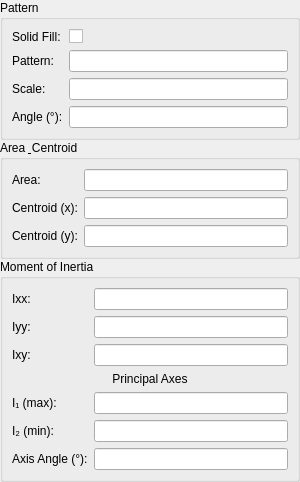
<?xml version="1.0" encoding="UTF-8"?>
<ui version="4.0">
 <class>LC_HatchPropertiesEditingWidget</class>
 <widget class="QWidget" name="LC_HatchPropertiesEditingWidget">
  <property name="geometry">
   <rect>
    <x>0</x>
    <y>0</y>
    <width>300</width>
    <height>420</height>
   </rect>
  </property>
  <property name="windowTitle">
   <string>Form</string>
  </property>
  <layout class="QVBoxLayout" name="verticalLayout">
   <property name="leftMargin">
    <number>0</number>
   </property>
   <property name="topMargin">
    <number>0</number>
   </property>
   <property name="rightMargin">
    <number>0</number>
   </property>
   <property name="bottomMargin">
    <number>0</number>
   </property>
   <property name="spacing">
    <number>0</number>
   </property>
   <item>
    <widget class="QGroupBox" name="gbPattern">
     <property name="title">
      <string>Pattern</string>
     </property>
     <layout class="QGridLayout" name="gridPattern" columnstretch="0,5">
      <item row="0" column="0">
       <widget class="QLabel" name="lSolid">
        <property name="text">
         <string>Solid Fill:</string>
        </property>
       </widget>
      </item>
      <item row="0" column="1">
       <widget class="QCheckBox" name="cbSolid">
        <property name="toolTip">
         <string>Toggle solid fill (no pattern)</string>
        </property>
        <property name="text">
         <string/>
        </property>
       </widget>
      </item>
      <item row="1" column="0">
       <widget class="QLabel" name="lPattern">
        <property name="text">
         <string>Pattern:</string>
        </property>
       </widget>
      </item>
      <item row="1" column="1">
       <widget class="QLineEdit" name="lePattern">
        <property name="toolTip">
         <string>Hatch pattern name</string>
        </property>
        <property name="readOnly">
         <bool>true</bool>
        </property>
       </widget>
      </item>
      <item row="2" column="0">
       <widget class="QLabel" name="lScale">
        <property name="text">
         <string>Scale:</string>
        </property>
       </widget>
      </item>
      <item row="2" column="1">
       <widget class="QLineEdit" name="leScale">
        <property name="minimumSize">
         <size>
          <width>64</width>
          <height>0</height>
         </size>
        </property>
        <property name="toolTip">
         <string>Hatch pattern scale factor</string>
        </property>
       </widget>
      </item>
      <item row="3" column="0">
       <widget class="QLabel" name="lAngle">
        <property name="toolTip">
         <string>in degrees</string>
        </property>
        <property name="text">
         <string>Angle (°):</string>
        </property>
       </widget>
      </item>
      <item row="3" column="1">
       <widget class="QLineEdit" name="leAngle">
        <property name="minimumSize">
         <size>
          <width>64</width>
          <height>0</height>
         </size>
        </property>
        <property name="toolTip">
         <string>Hatch pattern rotation angle, degrees</string>
        </property>
       </widget>
      </item>
     </layout>
    </widget>
   </item>
   <item>
    <widget class="QGroupBox" name="gbArea">
     <property name="title">
      <string>Area &amp; Centroid</string>
     </property>
     <layout class="QGridLayout" name="gridArea" columnstretch="0,5">
      <item row="0" column="0">
       <widget class="QLabel" name="lArea">
        <property name="text">
         <string>Area:</string>
        </property>
       </widget>
      </item>
      <item row="0" column="1">
       <widget class="QLineEdit" name="leArea">
        <property name="toolTip">
         <string>Total enclosed area of the hatch region</string>
        </property>
        <property name="readOnly">
         <bool>true</bool>
        </property>
       </widget>
      </item>
      <item row="1" column="0">
       <widget class="QLabel" name="lCentroidX">
        <property name="text">
         <string>Centroid (x):</string>
        </property>
       </widget>
      </item>
      <item row="1" column="1">
       <widget class="QLineEdit" name="leCentroidX">
        <property name="toolTip">
         <string>X coordinate of centroid</string>
        </property>
        <property name="readOnly">
         <bool>true</bool>
        </property>
       </widget>
      </item>
      <item row="2" column="0">
       <widget class="QLabel" name="lCentroidY">
        <property name="text">
         <string>Centroid (y):</string>
        </property>
       </widget>
      </item>
      <item row="2" column="1">
       <widget class="QLineEdit" name="leCentroidY">
        <property name="toolTip">
         <string>Y coordinate of centroid</string>
        </property>
        <property name="readOnly">
         <bool>true</bool>
        </property>
       </widget>
      </item>
     </layout>
    </widget>
   </item>
   <item>
    <widget class="QGroupBox" name="gbMoments">
     <property name="title">
      <string>Moment of Inertia</string>
     </property>
     <layout class="QGridLayout" name="gridMoments" columnstretch="0,5">
      <item row="0" column="0">
       <widget class="QLabel" name="lIxx">
        <property name="toolTip">
         <string>Second moment about x-axis (central): ∬(x−cx)² dA</string>
        </property>
        <property name="text">
         <string>Ixx:</string>
        </property>
       </widget>
      </item>
      <item row="0" column="1">
       <widget class="QLineEdit" name="leIxx">
        <property name="toolTip">
         <string>Second central moment about x-axis: ∬(x−cx)² dA</string>
        </property>
        <property name="readOnly">
         <bool>true</bool>
        </property>
       </widget>
      </item>
      <item row="1" column="0">
       <widget class="QLabel" name="lIyy">
        <property name="toolTip">
         <string>Second moment about y-axis (central): ∬(y−cy)² dA</string>
        </property>
        <property name="text">
         <string>Iyy:</string>
        </property>
       </widget>
      </item>
      <item row="1" column="1">
       <widget class="QLineEdit" name="leIyy">
        <property name="toolTip">
         <string>Second central moment about y-axis: ∬(y−cy)² dA</string>
        </property>
        <property name="readOnly">
         <bool>true</bool>
        </property>
       </widget>
      </item>
      <item row="2" column="0">
       <widget class="QLabel" name="lIxy">
        <property name="toolTip">
         <string>Product moment of area (central): ∬(x−cx)(y−cy) dA</string>
        </property>
        <property name="text">
         <string>Ixy:</string>
        </property>
       </widget>
      </item>
      <item row="2" column="1">
       <widget class="QLineEdit" name="leIxy">
        <property name="toolTip">
         <string>Product of area central moment: ∬(x−cx)(y−cy) dA</string>
        </property>
        <property name="readOnly">
         <bool>true</bool>
        </property>
       </widget>
      </item>
      <item row="3" column="0" colspan="2">
       <widget class="QLabel" name="lPrincipal">
        <property name="text">
         <string>Principal Axes</string>
        </property>
        <property name="alignment">
         <set>Qt::AlignCenter</set>
        </property>
       </widget>
      </item>
      <item row="4" column="0">
       <widget class="QLabel" name="lI1">
        <property name="toolTip">
         <string>Maximum principal second moment of area</string>
        </property>
        <property name="text">
         <string>I₁ (max):</string>
        </property>
       </widget>
      </item>
      <item row="4" column="1">
       <widget class="QLineEdit" name="leI1">
        <property name="toolTip">
         <string>Maximum principal second moment of area</string>
        </property>
        <property name="readOnly">
         <bool>true</bool>
        </property>
       </widget>
      </item>
      <item row="5" column="0">
       <widget class="QLabel" name="lI2">
        <property name="toolTip">
         <string>Minimum principal second moment of area</string>
        </property>
        <property name="text">
         <string>I₂ (min):</string>
        </property>
       </widget>
      </item>
      <item row="5" column="1">
       <widget class="QLineEdit" name="leI2">
        <property name="toolTip">
         <string>Minimum principal second moment of area</string>
        </property>
        <property name="readOnly">
         <bool>true</bool>
        </property>
       </widget>
      </item>
      <item row="6" column="0">
       <widget class="QLabel" name="lPrincipalAngle">
        <property name="toolTip">
         <string>in degrees</string>
        </property>
        <property name="text">
         <string>Axis Angle (°):</string>
        </property>
       </widget>
      </item>
      <item row="6" column="1">
       <widget class="QLineEdit" name="lePrincipalAngle">
        <property name="toolTip">
         <string>Angle of the minimum principal axis from the x-axis, degrees</string>
        </property>
        <property name="readOnly">
         <bool>true</bool>
        </property>
       </widget>
      </item>
     </layout>
    </widget>
   </item>
  </layout>
 </widget>
 <resources/>
 <connections/>
</ui>
